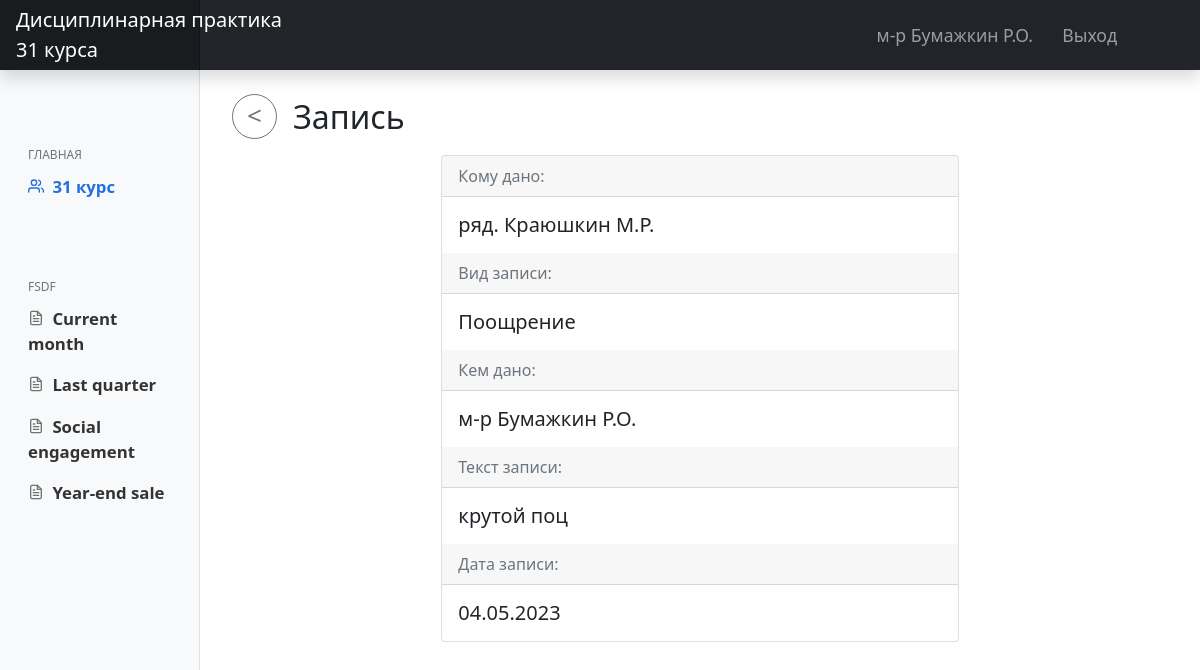
Screenshot of /note/pooschrenie-krutoj-pots-210bc747/ (signed in) with the database file from the repository.
### main/models.py (models this page shows, shortened)
class CustomUser(AbstractUser):
    LS = 1
    KO = 2
    KG = 3
    KOF = 4
    ST = 5
    NK = 6
    ROLE_CHOICES = (
        (LS, 'Курсант'),
        (KO, 'Командир отделения'),
        (KG, 'Командир группы'),
        (KOF, 'Курсовой офицер'),
        (ST, 'Старшина курса'),
        (NK, 'Начальник курса')
    )
    RANG_CHOICES = (
        ('ряд.', 'Рядовой'),
        ('мл.с-т', 'Мл.Сержант'),
        ('с-т', 'Сержант'),
        ('ст.с-т', 'Ст.Сержант'),
        ('пр-к', 'Прапорщик'),
        ('ст.пр-к', 'Ст.Прапорщик'),
        ('л-т', 'Лейтенант'),
        ('ст.л-т', 'Ст.Лейтенант'),
        ('к-н', 'Капитан'),
        ('м-р', 'Майор'),
        ('п/п-к', 'Подполковник'),
        ('п-к', 'Полковник')
    )
    role = models.PositiveSmallIntegerField('Должность', choices=ROLE_CHOICES, blank=True, null=True)
    first_name = models.CharField('Имя', max_length=50, blank=True, null=True)
    last_name = models.CharField('Фамилия', max_length=50, blank=True, null=True)
    surname = models.CharField('Отчество', max_length=50, blank=True, null=True)
    rang = models.CharField('Воинское звание', choices=RANG_CHOICES, max_length=50, blank=True, null=True)
    category = TreeForeignKey('Category', on_delete=models.PROTECT, related_name='staff', verbose_name='Подразделение',
                              blank=True, null=True)
    slug = models.SlugField(max_length=255, help_text='Заполняется автоматически!', db_index=True, blank=True)
    def get_FIO(self):
        if self.last_name:
            return str(self.rang) + ' ' + str(self.last_name) + ' ' + str(self.first_name[0].upper()) + '.' + str(
                self.surname[0].upper()) + '.'
        else:
            return "'unknown'"

class Category(MPTTModel):
    COURSE_TYPE = "course"
    PLATOON_TYPE = "platoon"
    GROUP_TYPE = "group"
    UNIT_TYPE = "unit"
    type_choices = [
        (COURSE_TYPE, "Курс"),
        (PLATOON_TYPE, "Взвод"),
        (GROUP_TYPE, "Группа"),
        (UNIT_TYPE, "Отделение"),
    ]
    title = models.CharField(max_length=50, unique=True, verbose_name='Название позразделения')
    type = models.CharField(choices=type_choices, max_length=25, verbose_name="Тип категории")
    parent = TreeForeignKey('self', on_delete=models.PROTECT, null=True, blank=True, related_name='children',
                            db_index=True, verbose_name='Родительская категория')
    slug = models.SlugField()
    class MPTTMeta:
        order_insertion_by = ['title']
    class Meta:
        unique_together = [['parent', 'slug']]
        verbose_name = 'Категория'
        verbose_name_plural = 'Категории'

class Note(models.Model):
    TYPENOTE_CHOICES = (
        ('Поощрение', 'Поощрение'),
        ('Взыскание', 'Взыскание'),
        ('Снятие ранее применённого взыскания', 'Снятие ранее применённого взыскания'),
    )
    cadet = models.ForeignKey(settings.AUTH_USER_MODEL, on_delete=models.CASCADE, related_name='notes',
                              verbose_name='Кому')
    type = models.CharField('Вид записи', choices=TYPENOTE_CHOICES, max_length=40)
    who_gave = models.ForeignKey(settings.AUTH_USER_MODEL, on_delete=models.PROTECT, related_name='written_notes',
                                 verbose_name='Кем дано')
    text = models.TextField('Текст записи')
    date = models.DateTimeField('Дата', default=datetime.now())
    check_active = models.BooleanField('Активно', default=True)
    slug = models.SlugField(max_length=255, unique=True, db_index=True, blank=True)
    class Meta:
        verbose_name = 'Запись'
        verbose_name_plural = 'Записи'

### main/views.py (the view)
# urls.py: path('note/<slug:slug>/', UserNoteView.as_view(), name='user_note_detail'),
class UserNoteView(DetailView):
    model = Note
    context_object_name = 'note'
    template_name = 'main/note_detail.html'

### main/templates/main/note_detail.html (shortened to what this page needs)
{% extends 'main/layout.html' %}
{% load static %}
{% block content %}
    <h2 class="mt-4 ms-2"><a onclick="history.back();"><button class="btn btn-outline-secondary btn-circle btn-sm mb-2 me-3"><</button></a>Запись</h2>
    <div class="container">
        <div class="row justify-content-center">
            <div class="col-7">
                <div class="card">
                    <div class="card-header text-muted">
                        Кому дано:
                    </div>
                    <div class="card-body">
                        <h5 class="h5 mb-0">{{ note.cadet.get_FIO }}</h5>
                    </div>
                    <div class="card-header text-muted">
                        Вид записи:
                    </div>
                    <div class="card-body">
                        <h5 class="h5 mb-0">{{ note.type }}</h5>
                    </div>
                    <div class="card-header text-muted">
                        Кем дано:
                    </div>
                    <div class="card-body">
                        <h5 class="h5 mb-0">{{ note.who_gave.get_FIO }}</h5>
                    </div>
                    <div class="card-header text-muted">
                        Текст записи:
                    </div>
                    <div class="card-body">
                        <h5 class="h5 mb-0">{{ note.text }}</h5>
                    </div>
                    <div class="card-header text-muted">
                        Дата записи:
                    </div>
                    <div class="card-body">
                        <h5 class="h5 mb-0">{{ note.date|date:"d.m.Y" }}</h5>
                    </div>
                </div>
            </div>
        </div>
    </div>
{% endblock %}

### main/templates/main/layout.html (shortened to what this page needs)
{% load static %}
<!DOCTYPE html>
<html lang="ru">
<head>
    <link rel="stylesheet" href="{% static 'main/css/main.css' %}">
    <link rel="stylesheet" href="{% static 'main/css/bootstrap.min.css' %}">
    <link href="{% static 'main/js/main.js' %}" rel="stylesheet">
  </head>
  <body>
  <header class="navbar navbar-dark sticky-top bg-dark flex-md-nowrap p-0 shadow">
      <a href="{% url 'home' %}" class="navbar-brand col-md-3 col-lg-2 me-0 px-3 text-start">Дисциплинарная практика<br>31 курса</a>
      <div class="navbar-nav">
          <div class="row row-cols-2 mx-2 gx-5">
              <div class="nav-item text-nowrap">
                  <a class="nav-link nav-el">{{ request.user.get_FIO }}</a>
              </div>
              <div class="nav-item text-nowrap">
                  <a class="nav-link nav-el px-3" href="{% url 'logout' %}">Выход</a>
              </div>
          </div>
      </div>
  </header>
  <div class="container-fluid">
      <div class="row">
          <nav id="sidebarMenu" class="col-md-3 col-lg-2 d-md-block bg-light sidebar collapse">
              <div class="position-sticky pt-5">
                  <h6 class="sidebar-heading d-flex justify-content-between align-items-center px-3 mb-1 text-muted">
                      Главная</h6>
                  <ul class="nav flex-column">
                      {% if request.user.role > 1 %}
                      <li class="nav-item">
                          <a class="nav-link active" aria-current="page" href="{% url 'view_group_content' %}">
                              <span data-feather="users"></span>
                              {{ request.user.category.title }}
                          </a>
                      </li>
                      {% endif %}
                  </ul>
                  <h6 class="sidebar-heading d-flex justify-content-between align-items-center px-3 pt-5 mt-4 mb-1 text-muted">
                      fsdf</h6>
                  <ul class="nav flex-column mb-2">
                      <li class="nav-item">
                          <a class="nav-link" href="#">
                              <span data-feather="file-text"></span>
                              Current month
                          </a>
                      </li>
                      <li class="nav-item">
                          <a class="nav-link" href="#">
                              <span data-feather="file-text"></span>
                              Last quarter
                          </a>
                      </li>
                      <li class="nav-item">
                          <a class="nav-link" href="#">
                              <span data-feather="file-text"></span>
                              Social engagement
                          </a>
                      </li>
                      <li class="nav-item">
                          <a class="nav-link" href="#">
                              <span data-feather="file-text"></span>
                              Year-end sale
                          </a>
                      </li>
                  </ul>
              </div>
    </nav>
    <main class="col-md-9 ms-sm-auto col-lg-10 px-md-4">
        {% block content %}{% endblock %}
    </main>
  </div>
</div>
  </body>
</html>

### main/static/main/css/main.css (style rules this page uses)
body { font-size: .875rem; }
.feather { width: 16px; height: 16px; vertical-align: text-bottom; }
.sidebar { position: fixed; top: 0; bottom: 0; left: 0; z-index: 100; padding: 100px 0 0; box-shadow: inset -1px 0 0 rgba(0, 0, 0, .1); }
.sidebar .nav-link { font-weight: 600; color: #333; font-size: 1.05rem; }
.sidebar .nav-link .feather { margin-right: 4px; margin-bottom: 4px; color: #727272; }
.sidebar .nav-link { transition: transform .3s ease-out; }
.sidebar .nav-link.active { color: #2470dc; }
.sidebar .nav-link:hover .feather, .sidebar .nav-link.active .feather { color: inherit; }
.sidebar-heading { font-size: .75rem; text-transform: uppercase; }
.navbar-brand { padding-top: .75rem; padding-bottom: .75rem; font-size: 1.15rem; background-color: rgba(0, 0, 0, .25); box-shadow: inset -1px 0 0 rgba(0, 0, 0, .25); }
.nav-el { font-size: 1.1rem; }
.btn-circle.btn-sm { width: 45px; height: 45px; padding-top: 0px; padding-bottom: 3px; border-radius: 60px; font-size: 26px; text-align: center; }

### rows the page displays
CustomUser: user.get_FIO "м-р Бумажкин Р.О.", user.category "31 курс"
Note: cadet.get_FIO "ряд. Краюшкин М.Р.", type "Поощрение", who_gave.get_FIO "м-р Бумажкин Р.О.", text "крутой поц", date "04.05.2023"
